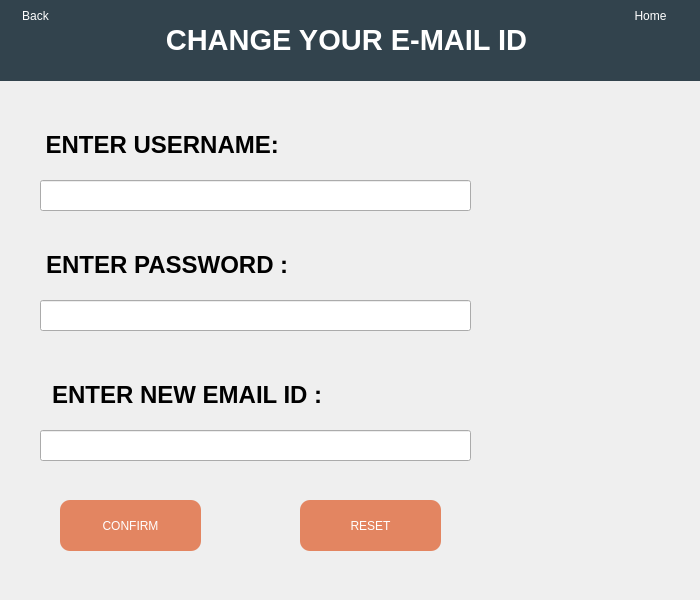
<?xml version="1.0" encoding="UTF-8"?>
<ui version="4.0">
 <class>ChangeMail</class>
 <widget class="QWidget" name="ChangeMail">
  <property name="geometry">
   <rect>
    <x>0</x>
    <y>0</y>
    <width>700</width>
    <height>600</height>
   </rect>
  </property>
  <property name="minimumSize">
   <size>
    <width>700</width>
    <height>600</height>
   </size>
  </property>
  <property name="maximumSize">
   <size>
    <width>700</width>
    <height>600</height>
   </size>
  </property>
  <property name="windowTitle">
   <string>ChangeMail</string>
  </property>
  <property name="windowIcon">
   <iconset resource="res.qrc">
    <normaloff>:/Images/Images/EMPLOYEE.png</normaloff>:/Images/Images/EMPLOYEE.png</iconset>
  </property>
  <widget class="QPushButton" name="pushButton">
   <property name="geometry">
    <rect>
     <x>60</x>
     <y>500</y>
     <width>141</width>
     <height>51</height>
    </rect>
   </property>
   <property name="sizePolicy">
    <sizepolicy hsizetype="Preferred" vsizetype="Preferred">
     <horstretch>0</horstretch>
     <verstretch>0</verstretch>
    </sizepolicy>
   </property>
   <property name="layoutDirection">
    <enum>Qt::LeftToRight</enum>
   </property>
   <property name="autoFillBackground">
    <bool>false</bool>
   </property>
   <property name="styleSheet">
    <string notr="true">font: 75 14pt &quot;MS Sans Serif&quot;;
color: rgb(255, 255, 255);
border: 5px;
background-color: rgb(227, 133, 97);
border-radius: 10px;


</string>
   </property>
   <property name="text">
    <string>CONFIRM</string>
   </property>
   <property name="icon">
    <iconset>
     <normaloff>../../Desktop/Project files/Login page/Login.png</normaloff>../../Desktop/Project files/Login page/Login.png</iconset>
   </property>
   <property name="iconSize">
    <size>
     <width>20</width>
     <height>20</height>
    </size>
   </property>
  </widget>
  <widget class="QPushButton" name="pushButton_2">
   <property name="geometry">
    <rect>
     <x>300</x>
     <y>500</y>
     <width>141</width>
     <height>51</height>
    </rect>
   </property>
   <property name="sizePolicy">
    <sizepolicy hsizetype="Preferred" vsizetype="Preferred">
     <horstretch>0</horstretch>
     <verstretch>0</verstretch>
    </sizepolicy>
   </property>
   <property name="layoutDirection">
    <enum>Qt::LeftToRight</enum>
   </property>
   <property name="autoFillBackground">
    <bool>false</bool>
   </property>
   <property name="styleSheet">
    <string notr="true">font: 75 14pt &quot;MS Sans Serif&quot;;
color: rgb(255, 255, 255);
border: 5px;
background-color: rgb(227, 133, 97);
border-radius: 10px;


</string>
   </property>
   <property name="text">
    <string>RESET</string>
   </property>
   <property name="icon">
    <iconset>
     <normaloff>../../Desktop/Project files/Login page/Login.png</normaloff>../../Desktop/Project files/Login page/Login.png</iconset>
   </property>
   <property name="iconSize">
    <size>
     <width>20</width>
     <height>20</height>
    </size>
   </property>
  </widget>
  <widget class="QLabel" name="label">
   <property name="geometry">
    <rect>
     <x>0</x>
     <y>0</y>
     <width>701</width>
     <height>81</height>
    </rect>
   </property>
   <property name="styleSheet">
    <string notr="true">color: rgb(255, 255, 255);
font: 58 26pt &quot;Lucida Bright&quot;;

background-color: rgb(50, 67, 77);


</string>
   </property>
   <property name="text">
    <string>&lt;html&gt;&lt;head/&gt;&lt;body&gt;&lt;p align=&quot;center&quot;&gt;&lt;span style=&quot; font-size:22pt; font-weight:600;&quot;&gt;CHANGE YOUR E-MAIL ID &lt;/span&gt;&lt;/p&gt;&lt;/body&gt;&lt;/html&gt;</string>
   </property>
  </widget>
  <widget class="QLabel" name="label_4">
   <property name="geometry">
    <rect>
     <x>30</x>
     <y>130</y>
     <width>271</width>
     <height>31</height>
    </rect>
   </property>
   <property name="text">
    <string>&lt;html&gt;&lt;head/&gt;&lt;body&gt;&lt;p align=&quot;center&quot;&gt;&lt;span style=&quot; font-size:18pt; font-weight:600;&quot;&gt;ENTER USERNAME: &lt;/span&gt;&lt;/p&gt;&lt;/body&gt;&lt;/html&gt;</string>
   </property>
  </widget>
  <widget class="QLabel" name="label_7">
   <property name="geometry">
    <rect>
     <x>100</x>
     <y>20</y>
     <width>41</width>
     <height>41</height>
    </rect>
   </property>
   <property name="styleSheet">
    <string notr="true">color: rgb(255, 255, 255);
font: 58 26pt &quot;Lucida Bright&quot;;
background-color: rgb(50, 67, 77);


</string>
   </property>
   <property name="text">
    <string/>
   </property>
   <property name="pixmap">
    <pixmap resource="res.qrc">:/Inverted Images/Images/Inverted/image (21).png</pixmap>
   </property>
   <property name="scaledContents">
    <bool>true</bool>
   </property>
  </widget>
  <widget class="QLabel" name="label_5">
   <property name="geometry">
    <rect>
     <x>40</x>
     <y>250</y>
     <width>261</width>
     <height>31</height>
    </rect>
   </property>
   <property name="text">
    <string>&lt;html&gt;&lt;head/&gt;&lt;body&gt;&lt;p align=&quot;center&quot;&gt;&lt;span style=&quot; font-size:18pt; font-weight:600;&quot;&gt;ENTER PASSWORD : &lt;/span&gt;&lt;/p&gt;&lt;/body&gt;&lt;/html&gt;</string>
   </property>
  </widget>
  <widget class="QLabel" name="label_6">
   <property name="geometry">
    <rect>
     <x>40</x>
     <y>380</y>
     <width>301</width>
     <height>31</height>
    </rect>
   </property>
   <property name="text">
    <string>&lt;html&gt;&lt;head/&gt;&lt;body&gt;&lt;p align=&quot;center&quot;&gt;&lt;span style=&quot; font-size:18pt; font-weight:600;&quot;&gt;ENTER NEW EMAIL ID : &lt;/span&gt;&lt;/p&gt;&lt;/body&gt;&lt;/html&gt;</string>
   </property>
  </widget>
  <widget class="QLineEdit" name="lineEdit">
   <property name="geometry">
    <rect>
     <x>40</x>
     <y>180</y>
     <width>431</width>
     <height>31</height>
    </rect>
   </property>
  </widget>
  <widget class="QLineEdit" name="lineEdit_2">
   <property name="geometry">
    <rect>
     <x>40</x>
     <y>300</y>
     <width>431</width>
     <height>31</height>
    </rect>
   </property>
  </widget>
  <widget class="QLineEdit" name="lineEdit_3">
   <property name="geometry">
    <rect>
     <x>40</x>
     <y>430</y>
     <width>431</width>
     <height>31</height>
    </rect>
   </property>
  </widget>
  <widget class="QPushButton" name="pushButton_7">
   <property name="geometry">
    <rect>
     <x>0</x>
     <y>0</y>
     <width>71</width>
     <height>31</height>
    </rect>
   </property>
   <property name="sizePolicy">
    <sizepolicy hsizetype="Preferred" vsizetype="Preferred">
     <horstretch>0</horstretch>
     <verstretch>0</verstretch>
    </sizepolicy>
   </property>
   <property name="layoutDirection">
    <enum>Qt::LeftToRight</enum>
   </property>
   <property name="autoFillBackground">
    <bool>false</bool>
   </property>
   <property name="styleSheet">
    <string notr="true">font: 75 8pt &quot;MS Sans Serif&quot;;
background-color: rgb(50, 67, 77);
color: rgb(255, 255, 255);
border: 5px;

border-radius: 10px;


</string>
   </property>
   <property name="text">
    <string>Back</string>
   </property>
   <property name="icon">
    <iconset resource="res.qrc">
     <normaloff>:/Inverted Images/Images/Inverted/image (22).png</normaloff>:/Inverted Images/Images/Inverted/image (22).png</iconset>
   </property>
   <property name="iconSize">
    <size>
     <width>20</width>
     <height>20</height>
    </size>
   </property>
  </widget>
  <widget class="QPushButton" name="pushButton_8">
   <property name="geometry">
    <rect>
     <x>610</x>
     <y>-10</y>
     <width>81</width>
     <height>51</height>
    </rect>
   </property>
   <property name="sizePolicy">
    <sizepolicy hsizetype="Preferred" vsizetype="Preferred">
     <horstretch>0</horstretch>
     <verstretch>0</verstretch>
    </sizepolicy>
   </property>
   <property name="layoutDirection">
    <enum>Qt::LeftToRight</enum>
   </property>
   <property name="autoFillBackground">
    <bool>false</bool>
   </property>
   <property name="styleSheet">
    <string notr="true">font: 75 8pt &quot;MS Sans Serif&quot;;
background-color: rgb(50, 67, 77);
color: rgb(255, 255, 255);
border: 5px;

border-radius: 10px;


</string>
   </property>
   <property name="text">
    <string>Home</string>
   </property>
   <property name="icon">
    <iconset resource="res.qrc">
     <normaloff>:/Inverted Images/Images/Inverted/image (26).png</normaloff>:/Inverted Images/Images/Inverted/image (26).png</iconset>
   </property>
   <property name="iconSize">
    <size>
     <width>20</width>
     <height>20</height>
    </size>
   </property>
  </widget>
 </widget>
 <resources>
  <include location="res.qrc"/>
 </resources>
 <connections/>
</ui>
